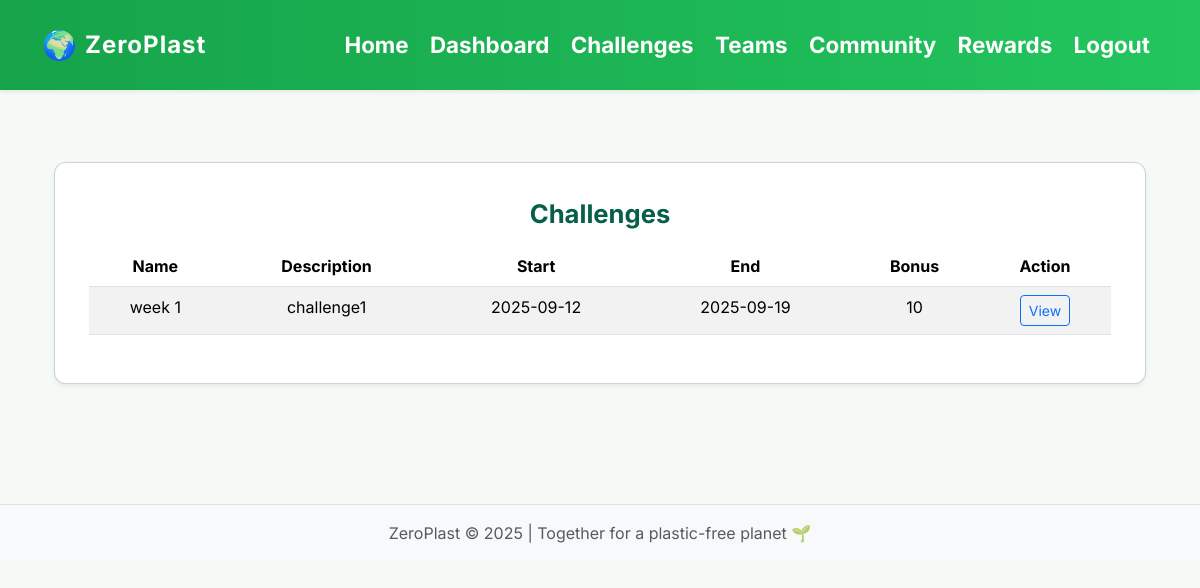
/admin/admin/challenges (signed in), run on the app's committed database.
### models.py (models this page shows)
class Challenge(db.Model):
    id = db.Column(db.Integer, primary_key=True)
    name = db.Column(db.String(150), nullable=False)
    description = db.Column(db.String(400), default='')
    start_date = db.Column(db.DateTime, nullable=True)
    end_date = db.Column(db.DateTime, nullable=True)
    points_bonus = db.Column(db.Integer, default=10)

### routes/admin.py (the view)
@admin_bp.route('/admin/challenges')
@login_required
def challenges_page():
    challenges = models.Challenge.query.order_by(models.Challenge.start_date.desc()).all()
    return render_template('challenges.html', challenges=challenges)

### main.py (called while the page is built)
@login_manager.user_loader
def load_user(user_id):
    return models.User.query.get(int(user_id))

### templates/challenges.html
{% extends "base.html" %}
{% block content %}
<div class="container py-4">
  <div class="card shadow-sm mb-4">
    <div class="card-body">
      <h2 class="fw-bold mb-3">Challenges</h2>
      <table class="table table-striped">
        <thead>
          <tr>
            <th>Name</th>
            <th>Description</th>
            <th>Start</th>
            <th>End</th>
            <th>Bonus</th>
            <th>Action</th>
          </tr>
        </thead>
        <tbody>
          {% for challenge in challenges %}
          <tr>
            <td>{{ challenge.name }}</td>
            <td>{{ challenge.description }}</td>
            <td>{{ challenge.start_date.strftime('%Y-%m-%d') }}</td>
            <td>{{ challenge.end_date.strftime('%Y-%m-%d') }}</td>
            <td>{{ challenge.points_bonus }}</td>
            <td><a href="{{ url_for('challenge.challenge_detail', challenge_id=challenge.id) }}" class="btn btn-sm btn-outline-primary">View</a></td>
          </tr>
          {% endfor %}
        </tbody>
      </table>
    </div>
  </div>
</div>
{% endblock %}

### static/css/styles.css (style rules this page uses)
body { font-family: 'Inter', 'Segoe UI', Tahoma, Geneva, Verdana, sans-serif; background: #f6faf7; color: #1f2937; margin: 0; padding: 0; }
h2 { font-size: 1.6rem; margin: 4px 0 14px 0; color: #065f46; }
.card { flex: 1; min-width: 200px; background: #ffffff; padding: 16px 18px; border-radius: 12px; box-shadow: 0 10px 18px rgba(6, 95, 70, 0.06); text-align: center; }

### data on the page
Challenge: name "week 1", description "challenge1", start_date "2025-09-12", end_date "2025-09-19", points_bonus "10"
